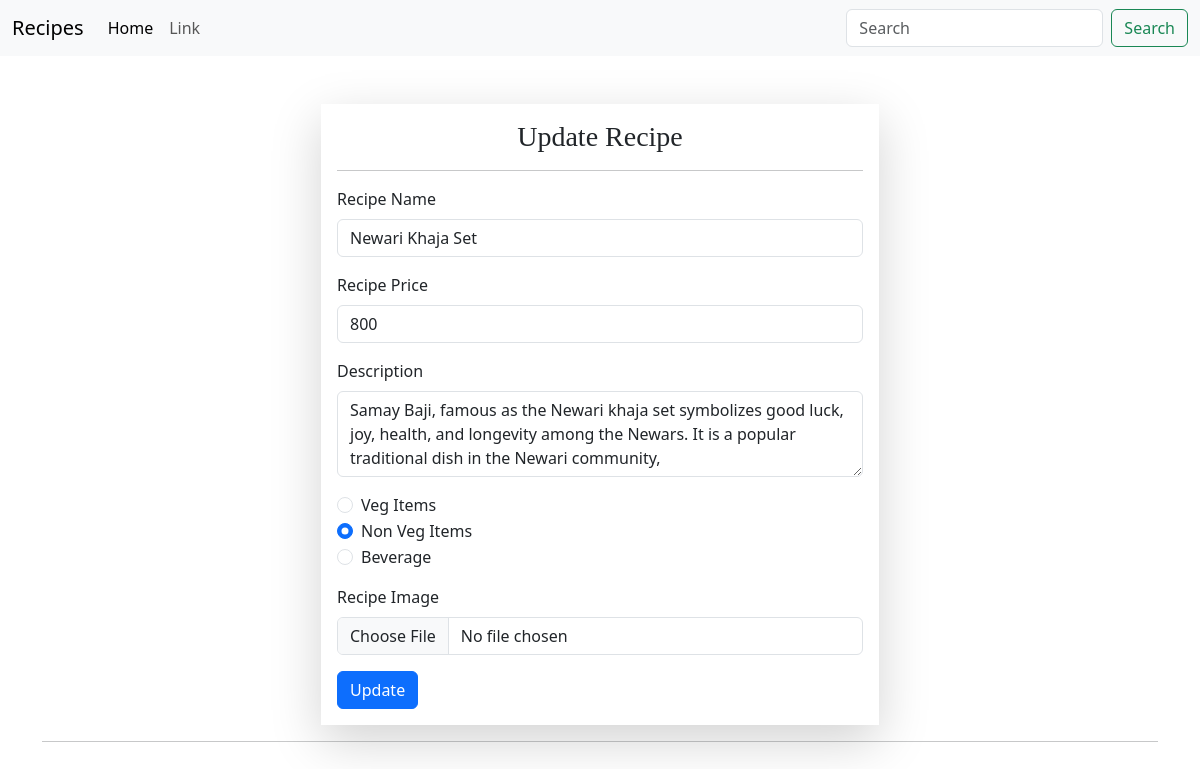
Page /update/38/ (signed in) on the committed database.
### Food/models.py (models this page shows, shortened)
class Recipe(models.Model):
  recipe_name = models.CharField(max_length=200)
  recipe_description = models.TextField(max_length=500)
  recipe_category = models.TextField(max_length=300, default='Uncategorized')
  recipe_price = models.IntegerField(default=0)
  recipe_image = models.ImageField(upload_to='images')

### Food/views.py (the view, shortened to what this page needs)
# urls.py: path('update/<int:id>/', updateRecipe , name='update'),
@login_required(login_url = '/login/')
def updateRecipe(request, id):
    querySet = Recipe.objects.get(id=id)
    return render (request, 'update.html', {'data':querySet})

### Food/templates/update.html (shortened to what this page needs)
{% extends 'base.html' %}
{% block body %}
<div class="container mt-5">
  <form class="col-6 mx-auto p-3 shadow-lg" method="post" enctype="multipart/form-data">
    <h3>Update Recipe</h3>
    <hr>
    <div class="mb-3">
      <label for="recipe_name" class="form-label">Recipe Name</label>
      <input type="text" class="form-control" value="{{data.recipe_name}}" name="recipe_name" />
    </div>
    <div class="mb-3">
      <label for="recipe_price" class="form-label">Recipe Price</label>
      <input type="text" class="form-control" value="{{data.recipe_price}}" name="recipe_price" />
    </div>
    <div class="mb-3">
      <label for="recipe_description" class="form-label">Description</label>
      <textarea class="form-control" name="recipe_description" rows="3">{{data.recipe_description}}</textarea>
    </div>
    <div class="form-check">
      <input class="form-check-input" type="radio" name="category" id="category" value="veg"
      {% if data.recipe_category == "veg" %} checked {% endif %} >
      <label class="form-check-label" for="category">
        Veg Items
      </label>
    </div>
    <div class="form-check">
      <input class="form-check-input" type="radio" name="category" id="category" value="nonveg"
      {% if data.recipe_category == "nonveg" %} checked {% endif %} >
      <label class="form-check-label" for="category">
        Non Veg Items
      </label>
    </div>
    <div class="form-check mb-3">
      <input class="form-check-input" type="radio" name="category" id="category" value="beverage"
       {% if data.recipe_category == "beverage" %} checked {% endif %} >
      <label class="form-check-label" for="category">
        Beverage
      </label>
    </div>
    <div class="mb-3">
      <label for="recipe_image" class="form-label">Recipe Image</label>
      <input class="form-control" type="file" name="recipe_image" />
    </div>
    <button type="submit" class="btn btn-primary">Update</button>
  </form>
<hr>
</div>
{% endblock %}

### Food/templates/update.html (style rules this page uses)
h3 { text-align: center; font-family: 'Times New Roman', Times, serif; }

### rows in the picture
Recipe: recipe_name "Newari Khaja Set", recipe_price "800", recipe_description "Samay Baji, famous as the Newari khaja set symbolizes good luck, joy, health, and longevity among the Newars. It is a popular traditional dish in the Newari community,", recipe_category "☐ Veg Items", recipe_category "☑"
